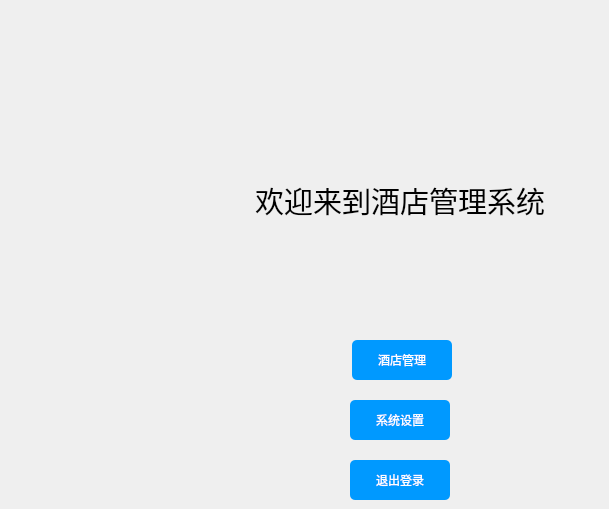
   <widget class="QWidget" name="pageChoice">
    <property name="styleSheet">
     <string notr="true">
QPushButton
{
        color: rgb(255, 255, 255);
        background-color: rgb(0,153,255);
        border-radius:5px
}

</string>
    </property>
    <widget class="QPushButton" name="btnHotalManage">
     <property name="geometry">
      <rect>
       <x>352</x>
       <y>340</y>
       <width>100</width>
       <height>40</height>
      </rect>
     </property>
     <property name="styleSheet">
      <string notr="true"/>
     </property>
     <property name="text">
      <string>酒店管理</string>
     </property>
    </widget>
    <widget class="QPushButton" name="btnSystemSet">
     <property name="geometry">
      <rect>
       <x>350</x>
       <y>400</y>
       <width>100</width>
       <height>40</height>
      </rect>
     </property>
     <property name="text">
      <string>系统设置</string>
     </property>
    </widget>
    <widget class="QPushButton" name="btnChExit">
     <property name="geometry">
      <rect>
       <x>350</x>
       <y>460</y>
       <width>100</width>
       <height>40</height>
      </rect>
     </property>
     <property name="styleSheet">
      <string notr="true"/>
     </property>
     <property name="text">
      <string>退出登录</string>
     </property>
    </widget>
    <widget class="QLabel" name="label_25">
     <property name="geometry">
      <rect>
       <x>200</x>
       <y>100</y>
       <width>400</width>
       <height>200</height>
      </rect>
     </property>
     <property name="font">
      <font>
       <pointsize>22</pointsize>
      </font>
     </property>
     <property name="styleSheet">
      <string notr="true">border-radius:20px;</string>
     </property>
     <property name="text">
      <string>欢迎来到酒店管理系统</string>
     </property>
     <property name="alignment">
      <set>Qt::AlignCenter</set>
     </property>
    </widget>
   </widget>
